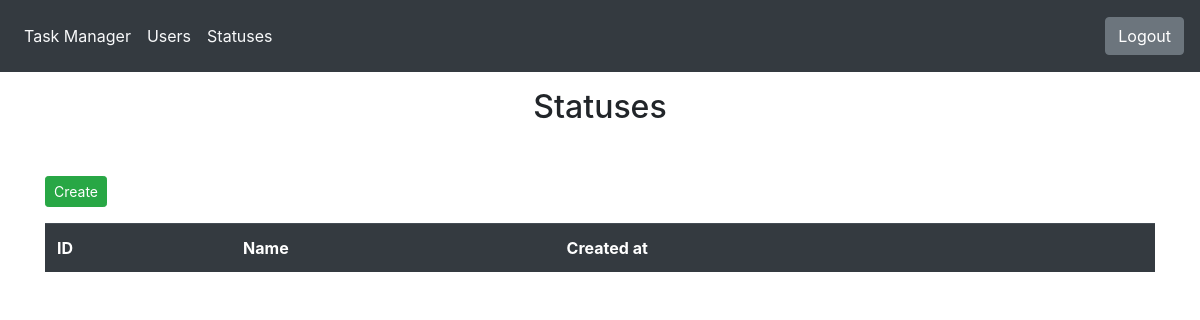
/statuses/ (signed in), run on an earlier commit of the app's database.
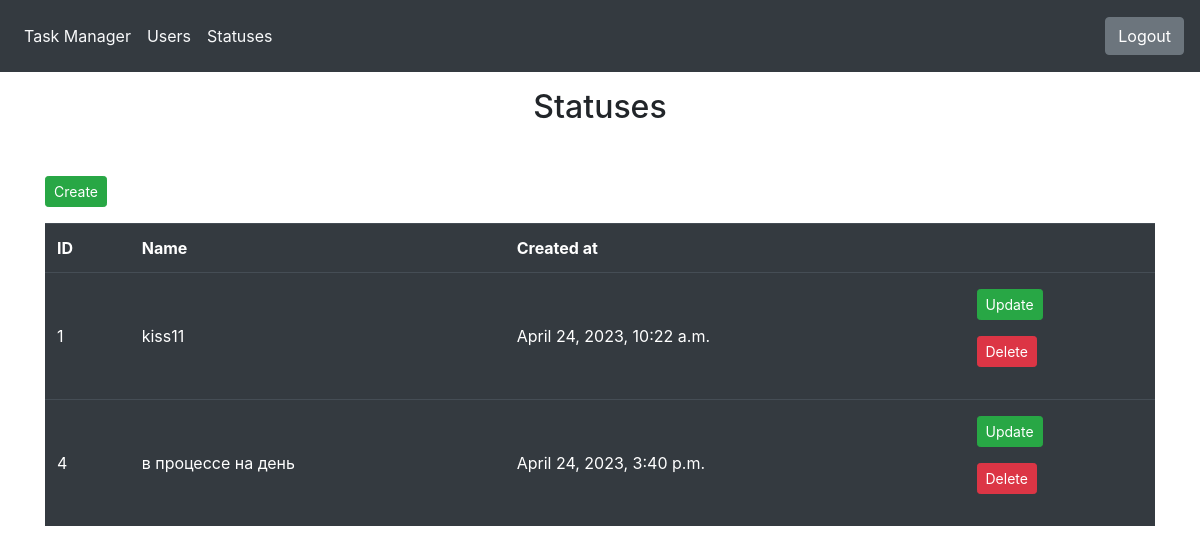
And on a later commit of the database.
### statuses/models.py (models this page shows, shortened)
class Statuses(models.Model):
    name = models.CharField(_('name'), max_length=255, unique=True)
    created_at = models.DateTimeField(_('created at'), auto_now_add=True)

### statuses/views.py (the view)
# urls.py: path('', StatusesView.as_view(), name='statuses'),
class StatusesView(BaseLoginRequiredMixin, ListView):
    model = Statuses
    template_name = 'statuses/index.html'

### common/mixins.py (called while the page is built)
    @method_decorator(login_required_message)
    def dispatch(self, request, *args, **kwargs):
        return super().dispatch(request, *args, **kwargs)

### templates/statuses/index.html
{% extends 'base.html' %}
{% load i18n %}
{% block content %}
<main>
    <div class="container">
        <h2 class="text-center mt-3"  style="min-height: 10vh;">{% trans "Statuses" %}</h2>
        <p><a href="{% url 'create_status' %}" class="btn btn-success btn-sm">{% trans "Create" %}</a></p>
        <table class="table table-dark table-striped-columns">
            <thead>
                <tr class="font-weight-bold">
                    <td>{% trans "ID" %}</td>
                    <td>{% trans "Name" %}</td>
                    <td>{% trans "Created at" %}</td>
                    <td ></td>
                </tr>
            </thead>
            <tbody>
                {% for status in object_list %}
                <tr>
                    <td class="align-middle py-3">{{ status.id }}</td>
                    <td class="align-middle py-3">{{ status.name }}</td>
                    <td class="align-middle py-3">{{ status.created_at }}</td>
                    <td class="py-3">
                        <p><a href="{% url 'update_status' status.id %}" class="btn btn-success btn-sm">{% trans "Update" %}</a></p>
                        <p><a href="{% url 'delete_status' status.id %}" class="btn btn-danger btn-sm">{% trans "Delete"%}</a></p>
                    </td>
                </tr>
                {% endfor %}
            </tbody>
        </table>
    </div>
</main>
{% endblock %}

### templates/base.html (shortened to what this page needs)
<!DOCTYPE html>
<html lang="en">
    {% load i18n %}
<head>
    {% load bootstrap4 %}
    {% bootstrap_css %}
</head>
<body class="d-flex flex-column min-vh-100">
    <header class="p-3 bg-dark">
        <div class="d-flex flex-wrap align-items-center justify-content-between w-100">
            <ul class="nav me-lg-auto mb-3 justify-content-left mb-md-0">
                <li><a href="{% url 'index'%}" class="nav-link px-2 text-light">{% trans "Task Manager" %}</a></li>
                <li><a href="{% url 'users' %}" class="nav-link px-2 text-light">{% trans "Users" %}</a></li>
            {% if user.is_authenticated %}
                <li><a href="{% url 'statuses' %}" class="nav-link px-2 text-light">{% trans "Statuses" %}</a></li>
            </ul>
            <div class="text-end">
                <a href="{% url 'logout' %}" class="btn btn-secondary me-2">{% trans "Logout" %}</a>
            </div>
            {% else %}
            </ul>
            <div class="text-end">
                <a href="{% url 'login' %}" class="btn btn-secondary me-2">{% trans "Login" %}</a>
                <a href="{% url 'register' %}" class="btn btn-warning">{% trans "Registration" %}</a>
            </div>
            {% endif %}
        </div>
    </header>
    {% block content %}{% endblock %}
  </body>
</html>

What changed in the data, as far as the page shows it:
added Statuses: id "1", name "kiss11", created_at "April 24, 2023, 10:22 a.m."
added Statuses: id "4", name "в процессе на день", created_at "April 24, 2023, 3:40 p.m."
